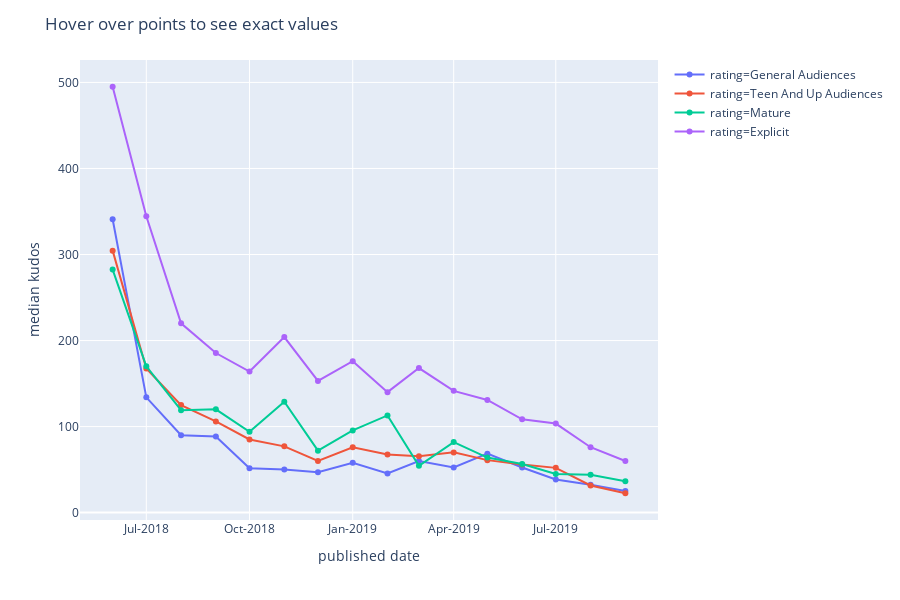

Source (notebook cell):
### Markdown cell above
## Interactive graph for kudos

### Code cell
fig.show()

### Figure 1 — Plotly figure (JSON) as saved in the notebook; plotly's stock layout.template omitted (floating-point values rounded to 4 significant figures)
{"data": [{"customdata": [[267], [312], [235], [156], [136], [100], [174], [130], [82], [82], [78], [64], [72], [64], [60], [89]], "hoverlabel": {"namelength": 0}, "hovertemplate": "rating=General Audiences<br>published date=%{x}<br>median kudos=%{y}<br>no of fics of this rating published in month=%{customdata[0]}", "legendgroup": "rating=General Audiences", "line": {"color": "#636efa", "dash": "solid"}, "mode": "markers+lines", "name": "rating=General Audiences", "showlegend": true, "type": "scatter", "x": ["2018-06", "2018-07", "2018-08", "2018-09", "2018-10", "2018-11", "2018-12", "2019-01", "2019-02", "2019-03", "2019-04", "2019-05", "2019-06", "2019-07", "2019-08", "2019-09"], "xaxis": "x", "y": [341, 134, 90, 88.5, 51.5, 50, 47, 58, 45.5, 60, 52.5, 68.5, 52.5, 38.5, 32.5, 25], "yaxis": "y"}, {"customdata": [[270], [406], [345], [254], [201], [117], [213], [182], [134], [116], [100], [89], [89], [89], [100], [102]], "hoverlabel": {"namelength": 0}, "hovertemplate": "rating=Teen And Up Audiences<br>published date=%{x}<br>median kudos=%{y}<br>no of fics of this rating published in month=%{customdata[0]}", "legendgroup": "rating=Teen And Up Audiences", "line": {"color": "#EF553B", "dash": "solid"}, "mode": "markers+lines", "name": "rating=Teen And Up Audiences", "showlegend": true, "type": "scatter", "x": ["2018-06", "2018-07", "2018-08", "2018-09", "2018-10", "2018-11", "2018-12", "2019-01", "2019-02", "2019-03", "2019-04", "2019-05", "2019-06", "2019-07", "2019-08", "2019-09"], "xaxis": "x", "y": [304.5, 167.5, 125, 106, 85, 77, 60, 76, 67.5, 65.5, 70, 61, 56, 52, 31.5, 22.5], "yaxis": "y"}, {"customdata": [[62], [123], [117], [89], [86], [73], [79], [60], [54], [50], [37], [33], [34], [40], [39], [28]], "hoverlabel": {"namelength": 0}, "hovertemplate": "rating=Mature<br>published date=%{x}<br>median kudos=%{y}<br>no of fics of this rating published in month=%{customdata[0]}", "legendgroup": "rating=Mature", "line": {"color": "#00cc96", "dash": "solid"}, "mode": "markers+lines", "name": "rating=Mature", "showlegend": true, "type": "scatter", "x": ["2018-06", "2018-07", "2018-08", "2018-09", "2018-10", "2018-11", "2018-12", "2019-01", "2019-02", "2019-03", "2019-04", "2019-05", "2019-06", "2019-07", "2019-08", "2019-09"], "xaxis": "x", "y": [282.5, 170, 119, 120, 94, 129, 72, 95.5, 113, 54.5, 82, 64, 56.5, 45, 44, 36.5], "yaxis": "y"}, {"customdata": [[160], [234], [221], [140], [175], [78], [134], [97], [84], [67], [72], [69], [58], [62], [77], [51]], "hoverlabel": {"namelength": 0}, "hovertemplate": "rating=Explicit<br>published date=%{x}<br>median kudos=%{y}<br>no of fics of this rating published in month=%{customdata[0]}", "legendgroup": "rating=Explicit", "line": {"color": "#ab63fa", "dash": "solid"}, "mode": "markers+lines", "name": "rating=Explicit", "showlegend": true, "type": "scatter", "x": ["2018-06", "2018-07", "2018-08", "2018-09", "2018-10", "2018-11", "2018-12", "2019-01", "2019-02", "2019-03", "2019-04", "2019-05", "2019-06", "2019-07", "2019-08", "2019-09"], "xaxis": "x", "y": [495, 344.5, 220, 185.5, 164, 204, 153, 176, 140, 168, 141.5, 131, 108.5, 103.5, 76, 60], "yaxis": "y"}], "layout": {"height": 600, "legend": {"tracegroupgap": 0}, "margin": {"t": 60}, "title": {"text": "Hover over points to see exact values"}, "xaxis": {"anchor": "y", "domain": [0, 1], "tickformat": "%b-%Y", "title": {"text": "published date"}}, "yaxis": {"anchor": "x", "domain": [0, 1], "title": {"text": "median kudos"}}}}
